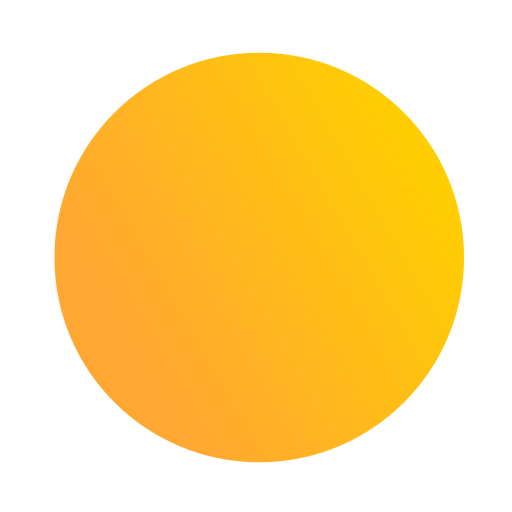
#> input picture custom/eink/01d.png, 512 x 512 px; its folder holds only this picture in this run
$ python -i image_utils.py   (imports and definitions only)
#> lines starting #> are read from the running program, lines starting #| are printed output that depends on the picture
import requests
from PIL import Image, ImageEnhance, ImageOps, ImageFilter
from io import BytesIO
import os
import logging
import hashlib
import tempfile
import subprocess
import shutil
import glob

logger = logging.getLogger(__name__)

# [50 lines left out: functions get_image, change_orientation, resize_image, not called in this run]

def apply_image_enhancement(img, image_settings={}):
    # Convert image to RGB mode if necessary for enhancement operations
    # ImageEnhance requires RGB mode for operations like blend
    if img.mode not in ('RGB', 'L'):
        img = img.convert('RGB')


    # Apply Brightness
    img = ImageEnhance.Brightness(img).enhance(image_settings.get("brightness", 1.0))

    # Apply Contrast
    img = ImageEnhance.Contrast(img).enhance(image_settings.get("contrast", 1.0))

    # Apply Saturation (Color)
    img = ImageEnhance.Color(img).enhance(image_settings.get("saturation", 1.0))

    # Apply Sharpness
    img = ImageEnhance.Sharpness(img).enhance(image_settings.get("sharpness", 1.0))

    return img

# [102 lines left out: functions compute_image_hash, take_screenshot_html, _find_chromium_binary, take_screenshot, pad_image_blur, not called in this run]

>>> from PIL import Image
>>> picture = Image.open('../../custom/eink/01d.png')
#> picture is the input picture: PIL image 512x512 RGBA; mean R, G, B, A 128.9, 93.2, 14.4, 128.2
>>> result = apply_image_enhancement(picture)
#> in apply_image_enhancement, `img = img.convert('RGB')`:
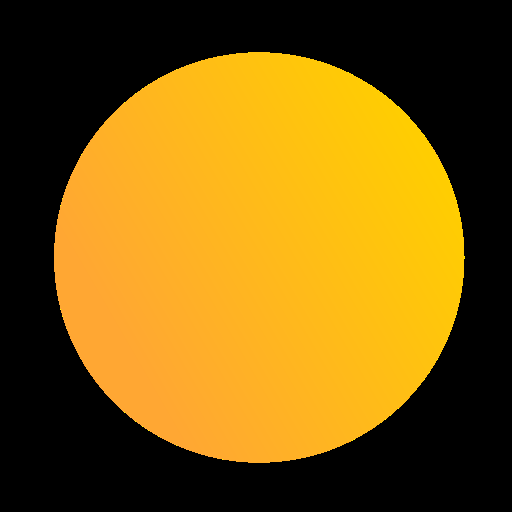
#> img: PIL image 512x512 RGB; mean R, G, B 128.9, 93.2, 14.4

$ run again, on custom/eink/02d.png
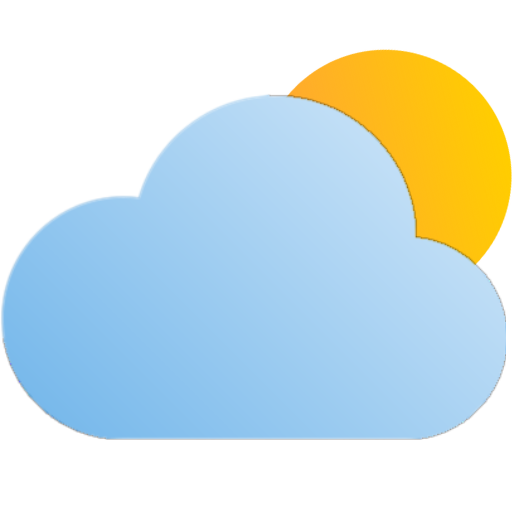
#> input picture custom/eink/02d.png, 512 x 512 px
#> picture is the input picture: PIL image 512x512 RGBA; mean R, G, B, A 102.2, 119.1, 120.1, 147.5
#> in apply_image_enhancement, `img = img.convert('RGB')`:
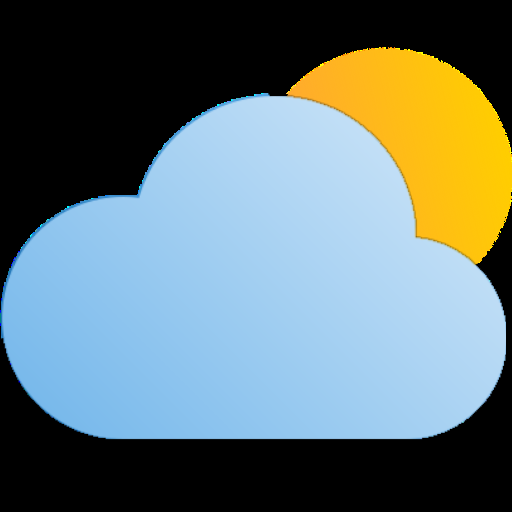
#> img: PIL image 512x512 RGB; mean R, G, B 102.2, 119.1, 120.1

$ run again, on custom/eink/03d.png
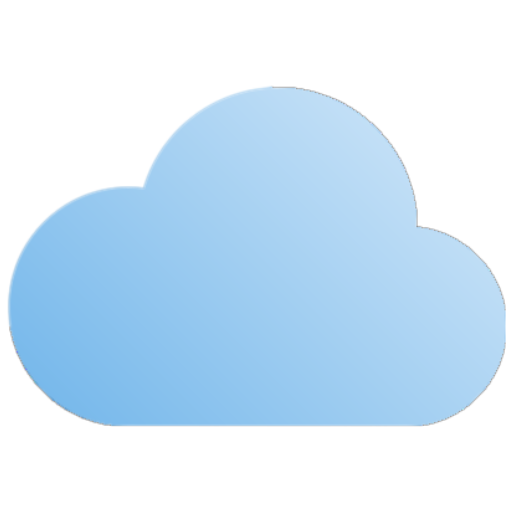
#> input picture custom/eink/03d.png, 512 x 512 px
#> picture is the input picture: PIL image 512x512 RGBA; mean R, G, B, A 76.2, 98.3, 115.5, 120.9
#> in apply_image_enhancement, `img = img.convert('RGB')`:
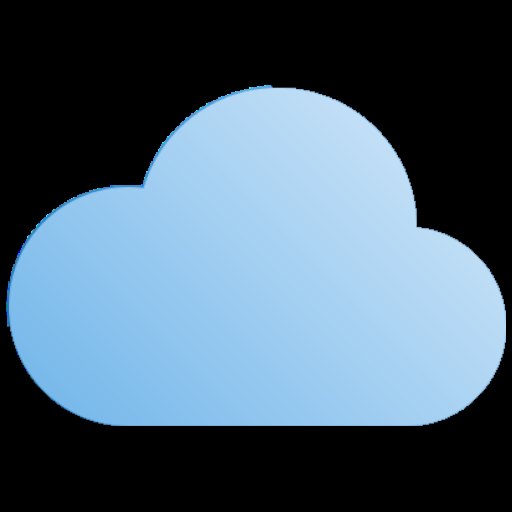
#> img: PIL image 512x512 RGB; mean R, G, B 76.2, 98.3, 115.5
